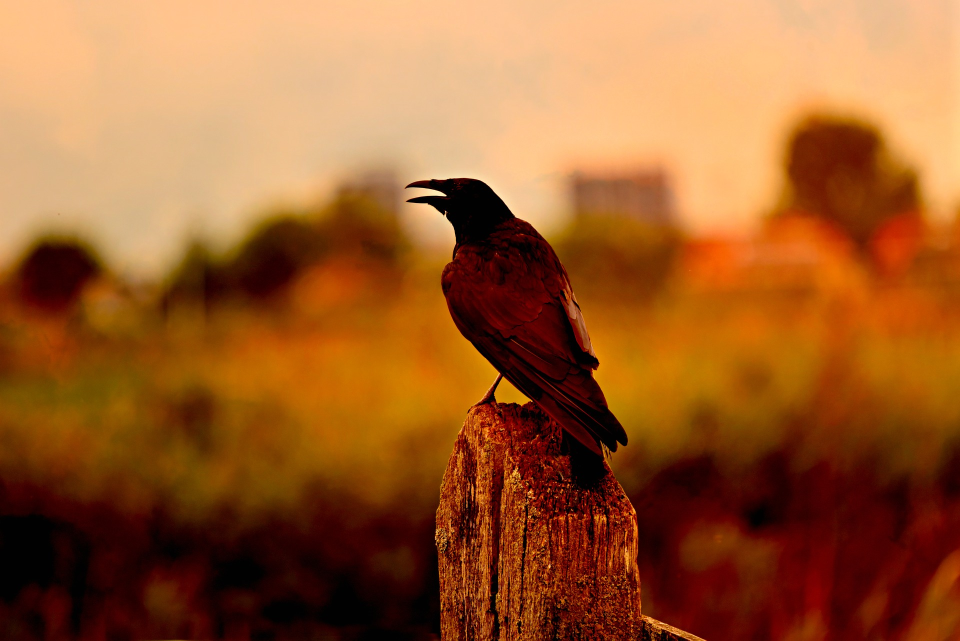
#> input picture python_opencv/images/crow.jpg, 1920 x 1281 px, found by its file name (shown at 1/2 size)
$ python reverse_0330.py
#> lines starting #> are read from the running program, lines starting #| are printed output that depends on the picture
import cv2

img_src = cv2.imread('images/crow.jpg',cv2.IMREAD_COLOR)
#> img_src is the input picture: shape (1281, 1920, 3); mean B, G, R 45.6, 92.5, 154.7
img_src = cv2.pyrDown(img_src)
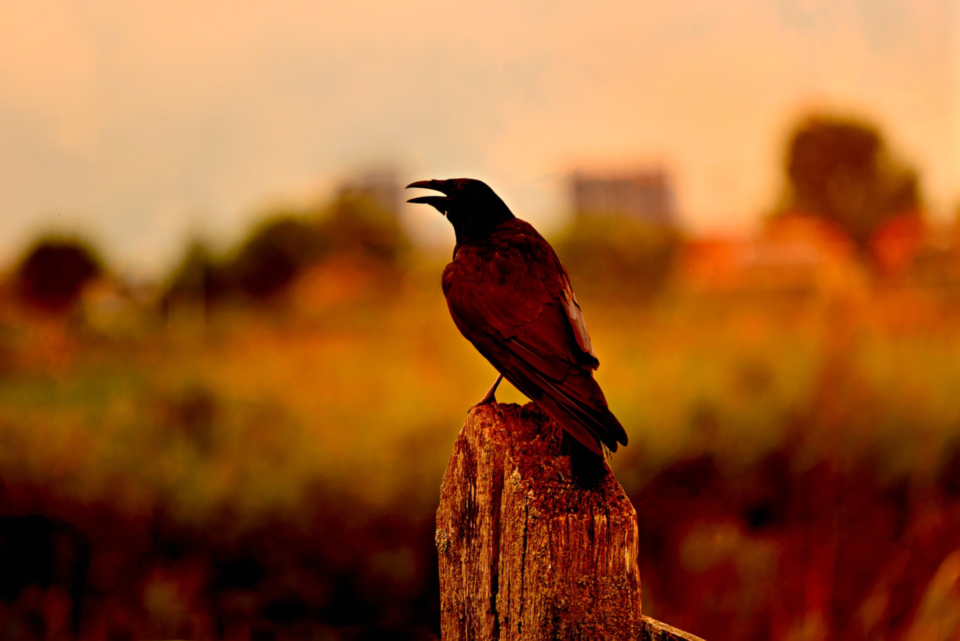
#> img_src: shape (641, 960, 3); mean B, G, R 45.6, 92.5, 154.7
h,w = img_src.shape[:2]
#> h = 641; w = 960

# 비트를 not연산을 한다. 0을 1로 1을 0으로
img_reverse = cv2.bitwise_not(img_src)
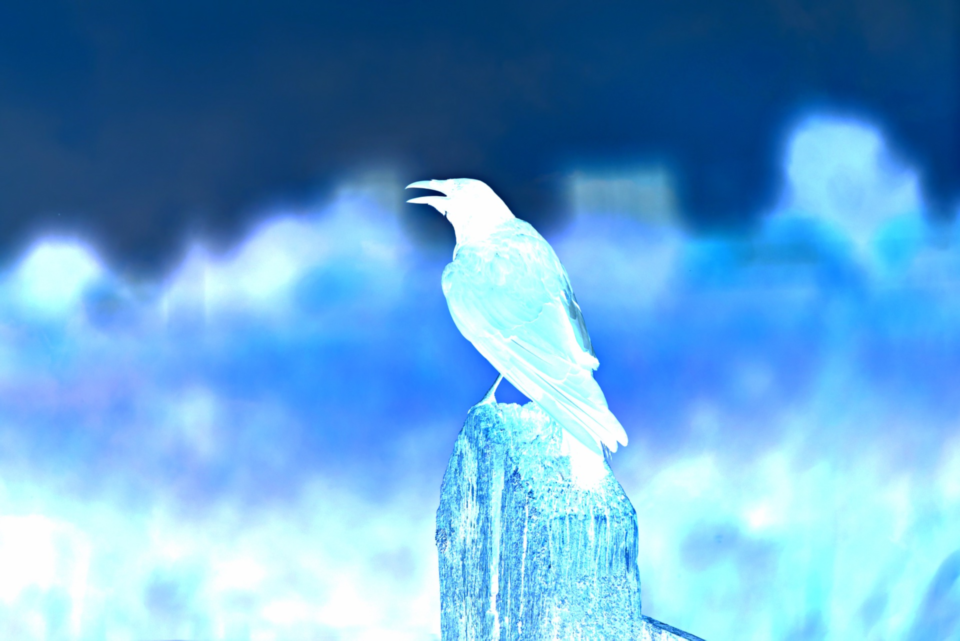
#> img_reverse: shape (641, 960, 3); mean B, G, R 209.4, 162.5, 100.3
merge = cv2.hconcat([img_src,img_reverse])
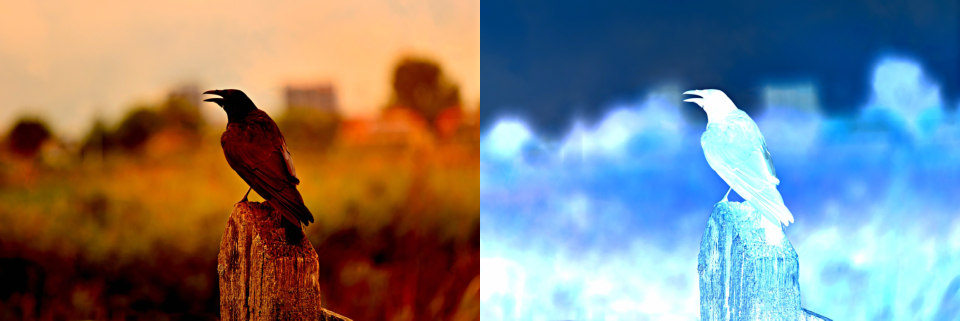
#> merge: shape (641, 1920, 3) (shown at 1/2 size); mean B, G, R 127.5, 127.5, 127.5

cv2.imshow('src',img_src)
cv2.imshow('reverse',img_reverse)
cv2.imshow('merge',merge)
cv2.waitKey()
cv2.destroyAllWindows()

$ run again, with python_opencv/images/1.jpg copied over python_opencv/images/crow.jpg
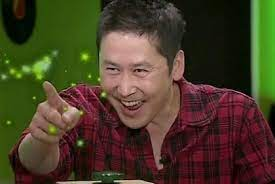
#> input picture python_opencv/images/1.jpg, 275 x 184 px, found by its file name
#> img_src is the input picture: shape (184, 275, 3); mean B, G, R 38, 60.6, 71.8
#> img_src: shape (92, 138, 3)
#> `img_reverse = cv2.bitwise_not(img_src)`:
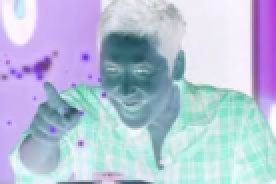
#> img_reverse: shape (92, 138, 3) (shown 2 times larger); mean B, G, R 217.2, 194.3, 183.3
#> `merge = cv2.hconcat([img_src,img_reverse])`:
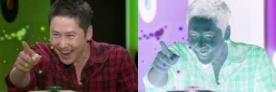
#> merge: shape (92, 276, 3); mean B, G, R 127.5, 127.5, 127.5

$ run again, with python_opencv/images/bori.jpg copied over python_opencv/images/crow.jpg
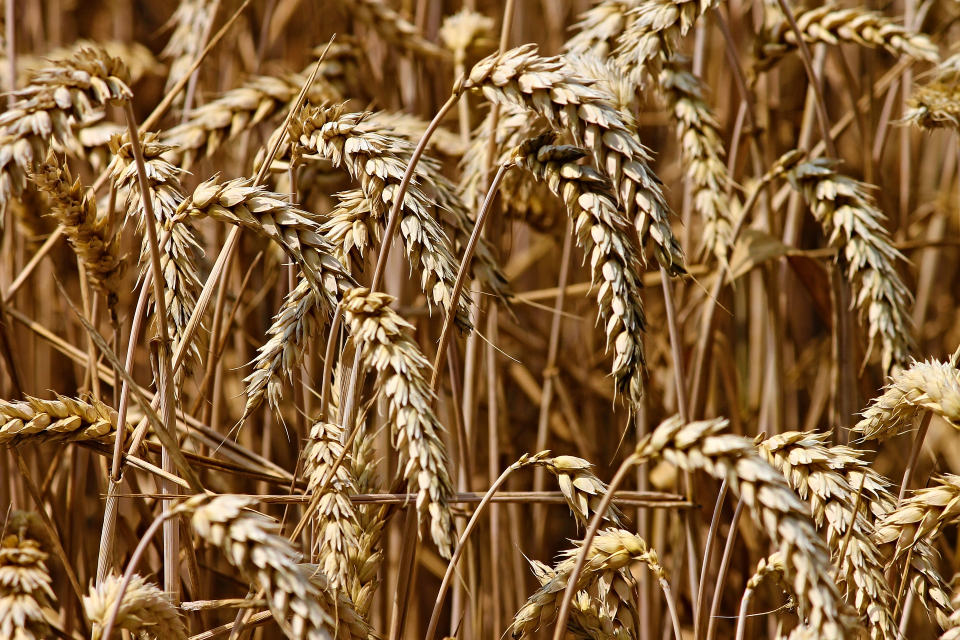
#> input picture python_opencv/images/bori.jpg, 1920 x 1280 px, found by its file name (shown at 1/2 size)
#> img_src is the input picture: shape (1280, 1920, 3); mean B, G, R 59.2, 99.1, 134.8
#> img_src: shape (640, 960, 3)
#> `img_reverse = cv2.bitwise_not(img_src)`:
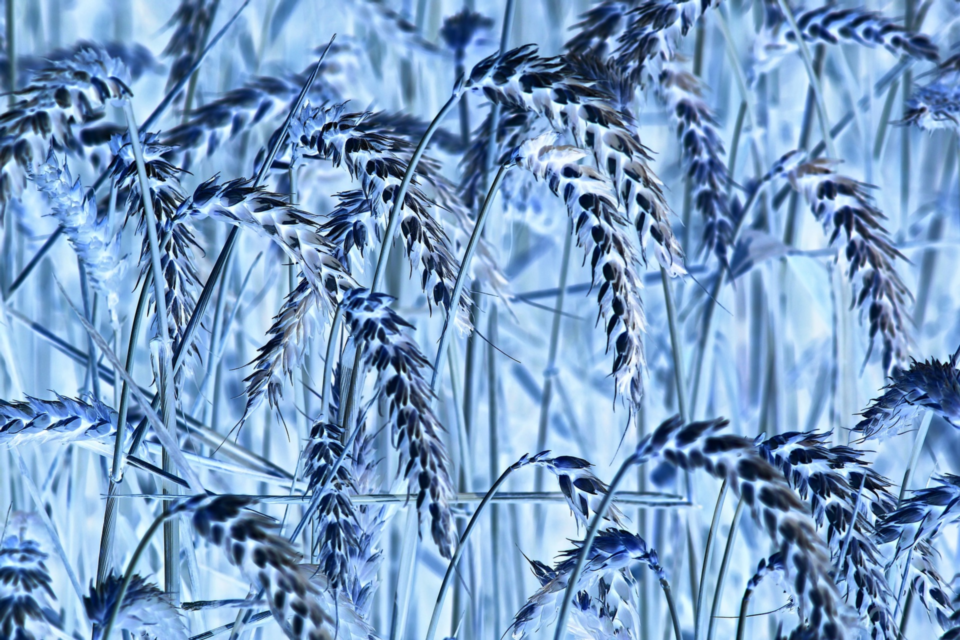
#> img_reverse: shape (640, 960, 3); mean B, G, R 195.8, 155.9, 120.2
#> `merge = cv2.hconcat([img_src,img_reverse])`:
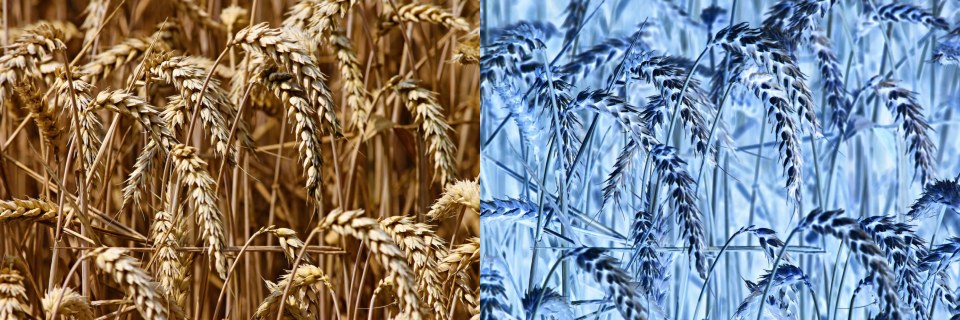
#> merge: shape (640, 1920, 3) (shown at 1/2 size); mean B, G, R 127.5, 127.5, 127.5
